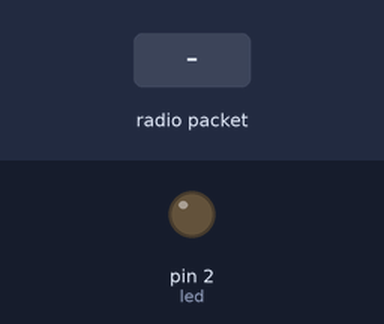
Simulated run of this sketch. Board: Arduino Uno, built with avr-gcc and run on an emulated ATmega328P. Parts: output pins drawn as LEDs (lit = HIGH). Inputs (shaded band) come from the test bench. No radio packets arrive unless stated.

Above: at 1.2 s.
1.3 s: radio packet "1" arrives
At 1.8 s:
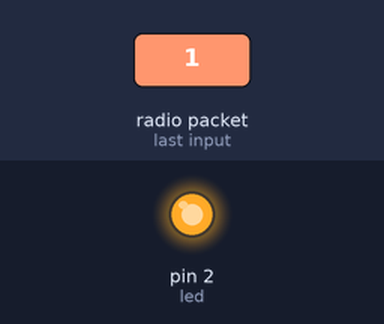
2.8 s: radio packet "0" arrives
At 4.0 s:
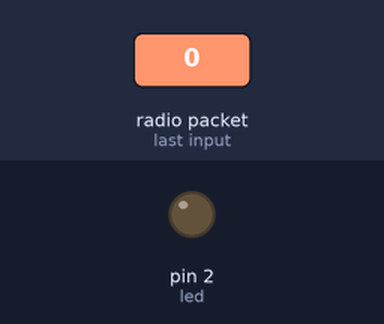
4.3 s: radio packet "2" arrives
At 5.2 s:
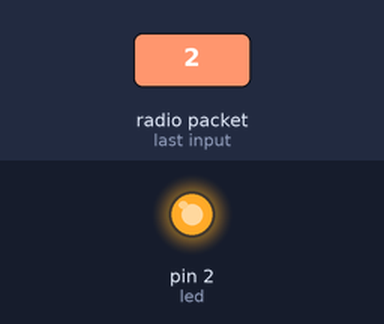
Timing chart, 0 to 7.3 s (numbered marks = the images above; inputs shaded):
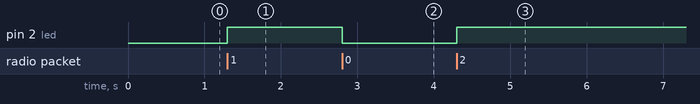

Measured:
- after the input at 1.3 s, pin 2 (led): LOW → HIGH at once
- after the input at 2.8 s, pin 2 (led): HIGH → LOW at once
- after the input at 4.3 s, pin 2 (led): LOW → HIGH at once

The sketch:

R1.ino
```cpp
/*
* Arduino Wireless Communication Tutorial
*       Example 1 - Receiver Code
*
* by Dejan Nedelkovski, www.HowToMechatronics.com
*
* Library: TMRh20/RF24, https://github.com/tmrh20/RF24/
*/

#include <SPI.h>
#include <nRF24L01.h>
#include <RF24.h>

//String str;
int led = 2;
boolean pos = false;

RF24 radio(7, 8); // CE, CSN

const byte address[6] = "00001";

void setup() {
  Serial.begin(9600);
  radio.begin();
  pinMode(led,OUTPUT);
  radio.setChannel(128);
  radio.openReadingPipe(0, address);
  radio.setPALevel(RF24_PA_MIN);
  radio.startListening();
}

void loop() {
  if (radio.available()) {
    char text[32] = "";
    radio.read(&text, sizeof(text));
    //Serial.println(text);
    if(pos == false)
    {
      pos = true;
      digitalWrite(led,HIGH);
    }
    else if (pos == true)
    {
      pos = false;
      digitalWrite(led,LOW);
    }
  }
  else
  {
    //Serial.println("Radio Not Available");
    //delay(1000);
  }

}
```
